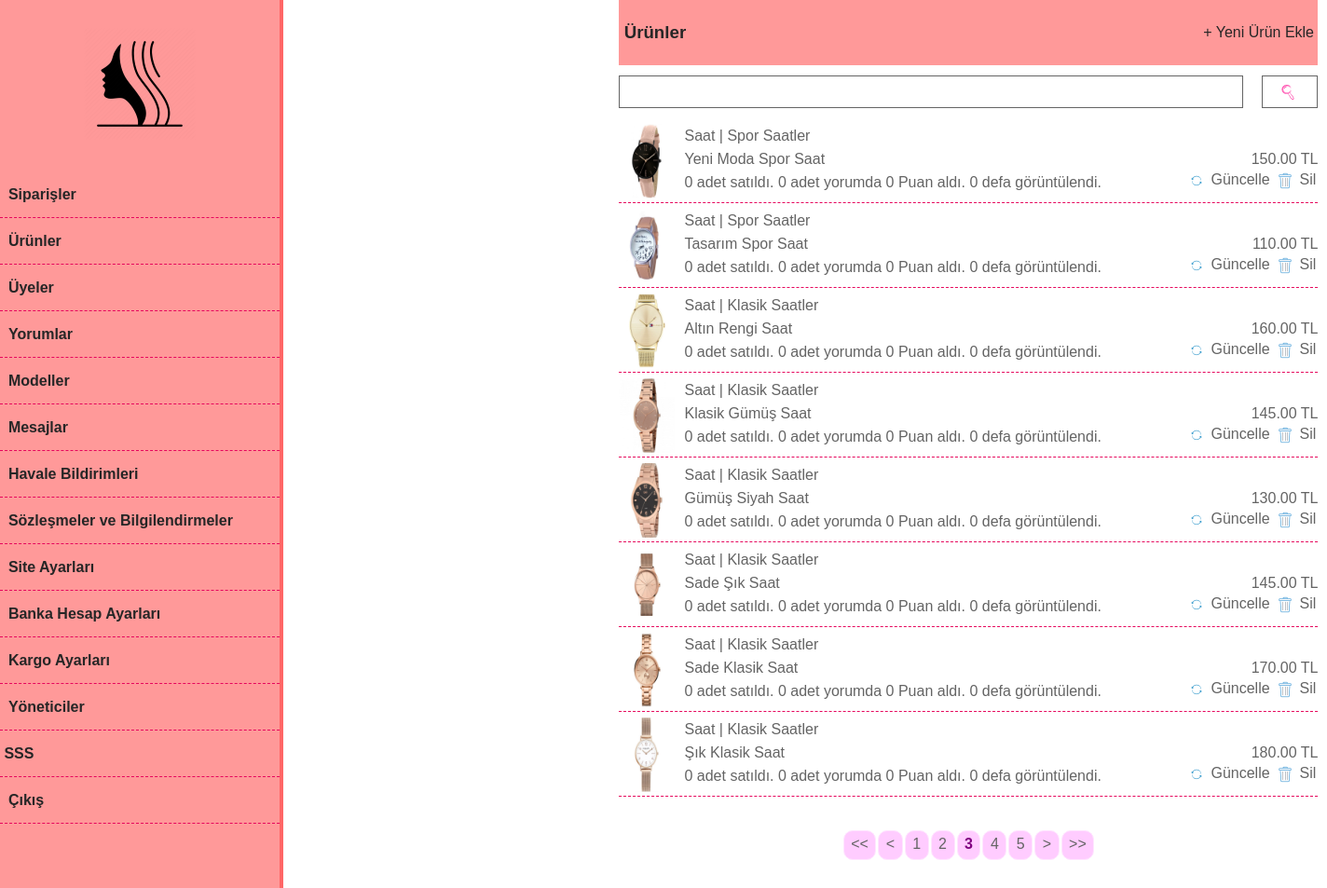
Page /admin/index.php?skd=0&ski=83&page=3 (signed in) on the committed database.
### tables this page shows
CREATE TABLE `urunler` (
  `id` int(10) UNSIGNED NOT NULL,
  `MenuId` int(10) UNSIGNED NOT NULL,
  `UrunTuru` varchar(100) NOT NULL,
  `UrunAdi` varchar(255) NOT NULL,
  `UrunFiyati` double UNSIGNED NOT NULL,
  `ParaBirimi` char(3) NOT NULL,
  `KdvOrani` int(2) UNSIGNED NOT NULL,
  `UrunAciklamasi` text NOT NULL,
  `KargoUcreti` double UNSIGNED NOT NULL,
  `UrunResmi` varchar(30) NOT NULL,
  `Durumu` tinyint(1) UNSIGNED NOT NULL,
  `StokSayisi` int(10) NOT NULL,
  `ToplamSatisSayisi` int(10) UNSIGNED NOT NULL,
  `YorumSayisi` int(10) UNSIGNED NOT NULL,
  `ToplamYorumPuani` int(10) UNSIGNED NOT NULL,
  `GoruntulenmeSayisi` int(10) UNSIGNED NOT NULL
);

CREATE TABLE `menuler` (
  `id` int(10) UNSIGNED NOT NULL,
  `UrunTuru` varchar(50) NOT NULL,
  `MenuAdi` varchar(30) NOT NULL,
  `UrunSayisi` int(10) NOT NULL
);

### ayarlar/fonksiyonlar.php (called while the page is built, shortened)
<?php
function geriDondur($dondur){
	$geri_dondur			=	htmlspecialchars_decode($dondur, ENT_QUOTES);
	return $geri_dondur;
}
function PageclearChar($deger){
	$digits = preg_replace("/[^0-9]/", "",$deger);
	return $digits;
}
function sayilarifiltrele($filtre){
	$delete_S = trim($filtre);
	$clear_T = strip_tags($delete_S);
	$ineffect = htmlspecialchars($clear_T, ENT_QUOTES);
	$clear_char = PageclearChar($ineffect);
	return $clear_char;
}
function fiyatYaz($deger){
	$yaz	=	number_format($deger, "2", ".", ",");
	return $yaz;
}
?>

### admin/Urunler.php (the view, shortened to what this page needs)
<?php
if(isset($_SESSION["Yonetici"])){
	if(isset($_REQUEST["AramaIcerigi"])){
		$GelenAramaIcerigi	=	filtrele($_REQUEST["AramaIcerigi"]);
		$AramaKosulu		=	 " AND UrunAdi LIKE '%" . $GelenAramaIcerigi . "%' ";
		$SayfalamaKosulu	=	"&AramaIcerigi=" . $GelenAramaIcerigi;
	}else{
		$AramaKosulu		=	"";
		$SayfalamaKosulu	=	"";
	}
	$SayfalamaIcinSolVeSagButonSayisi		=	2;
	$SayfaBasinaGosterilecekKayitSayisi		=	8;
	$ToplamKayitSayisiSorgusu				=	$db_baglantisi->prepare("SELECT * FROM urunler WHERE Durumu = ? $AramaKosulu ORDER BY id DESC");
	$ToplamKayitSayisiSorgusu->execute([1]);
	$ToplamKayitSayisiSorgusu				=	$ToplamKayitSayisiSorgusu->rowCount();
	$SayfalamayaBaslanacakKayitSayisi		=	($Sayfalama*$SayfaBasinaGosterilecekKayitSayisi)-$SayfaBasinaGosterilecekKayitSayisi;
	$BulunanSayfaSayisi						=	ceil($ToplamKayitSayisiSorgusu/$SayfaBasinaGosterilecekKayitSayisi);
?>
<table width="750" align="right" valign="top" border="0" cellpadding="0" cellspacing="0" style="margin-left: 360px;">
	<tr height="70">
		<td width="560" bgcolor="#ff9999" style="color: #262626;" align="left"><h3>&nbsp;Ürünler</h3></td>
		<td width="200" bgcolor="#ff9999" align="right"><a href="index.php?skd=0&ski=84" style="color: #262626; text-decoration: none;">+ Yeni Ürün Ekle&nbsp;</a></td>
	</tr>
	<tr height="10">
		<td colspan="2" style="font-size: 10px;">&nbsp;</td>
	</tr>
	<tr>
		<td colspan="2"><table width="750" align="right" border="0" cellpadding="0" cellspacing="0">
			<tr>
				<td><div class="Arama"><form action="index.php?skd=0&ski=83" method="post">
					<div class="AramaButon">
						<input type="submit" value="" class="AramaButonuURL">
					</div>
					<div class="AramaInput">
						<input type="text" name="AramaIcerigi" class="AramaInputuIci">
					</div>
				</form></div></td>
			</tr>
		</table></td>
	</tr>
	<tr height="10">
		<td colspan="2" style="font-size: 10px;">&nbsp;</td>
	</tr>
	<?php
	$UrunlerSorgusu		=	$db_baglantisi->prepare("SELECT * FROM urunler WHERE Durumu = ? $AramaKosulu ORDER BY id DESC LIMIT $SayfalamayaBaslanacakKayitSayisi, $SayfaBasinaGosterilecekKayitSayisi");
	$UrunlerSorgusu->execute([1]);
	$UrunlerSayisi			=	$UrunlerSorgusu->rowCount();
	$UrunlerKayitlari		=	$UrunlerSorgusu->fetchAll(PDO::FETCH_ASSOC);
	if($UrunlerSayisi>0){
		foreach($UrunlerKayitlari as $Urunler){
			$UrununMenuSorgusu		=	$db_baglantisi->prepare("SELECT * FROM menuler WHERE id = ? LIMIT 1");
			$UrununMenuSorgusu->execute([geriDondur($Urunler["MenuId"])]);
			$UrunMenuKaydi			=	$UrununMenuSorgusu->fetch(PDO::FETCH_ASSOC);
			if($Urunler["UrunTuru"] == "Kolye"){
				$ResimKlasoru	=	"kolyeler";
			}elseif($Urunler["UrunTuru"] == "Küpe"){
				$ResimKlasoru	=	"kupeler";
			}elseif($Urunler["UrunTuru"] == "Bileklik"){
				$ResimKlasoru	=	"bileklikler";
			}elseif($Urunler["UrunTuru"] == "Yüzük"){
				$ResimKlasoru	=	"yuzukler";
			}elseif($Urunler["UrunTuru"] == "Saat"){
				$ResimKlasoru	=	"saatler";
			}elseif($Urunler["UrunTuru"] == "Gözlük"){
				$ResimKlasoru	=	"gozlukler";
			}
	?>
	<tr height="80">
		<td colspan="2" style="border-bottom: 1px dashed #e6005c;" valign="top"><table width="750" align="right" border="0" cellpadding="0" cellspacing="0">
      <td style="font-size: 5px;">&nbsp;</td>
			<tr>
				<td width="60" valign="top"><img src="../urunler/<?php echo $ResimKlasoru; ?>/<?php echo geriDondur($Urunler["UrunResmi"]); ?>" border="0" width="60" height="80"></td>
				<td width="10">&nbsp;</td>
				<td width="680" valign="top"><table width="680" align="right" border="0" cellpadding="0" cellspacing="0">
					<tr height="25">
						<td colspan="2"><?php echo geriDondur($Urunler["UrunTuru"]); ?> | <?php echo geriDondur($UrunMenuKaydi["MenuAdi"]); ?></td>
					</tr>
					<tr height="25">
						<td width="580"><?php echo geriDondur($Urunler["UrunAdi"]); ?></td>
						<td width="100" align="right"><?php echo  fiyatYaz(geriDondur($Urunler["UrunFiyati"])); ?> <?php echo geriDondur($Urunler["ParaBirimi"]); ?></td>
					</tr>
					<tr height="25">
						<td width="540"><?php echo geriDondur($Urunler["ToplamSatisSayisi"]); ?> adet satıldı. <?php echo geriDondur($Urunler["YorumSayisi"]); ?> adet yorumda <?php echo geriDondur($Urunler["ToplamYorumPuani"]); ?> Puan aldı. <?php echo geriDondur($Urunler["GoruntulenmeSayisi"]); ?> defa görüntülendi.</td>
						<td width="140" align="right"><table width="140" align="right" border="0" cellpadding="0" cellspacing="0">
							<tr>
								<td width="25" valign="top"><a href="index.php?skd=0&ski=88&ID=<?php echo geriDondur($Urunler["id"]); ?>"><img src="../resimler/guncelle.png" border="0"></a></td>
								<td width="70" valign="top"><a href="index.php?skd=0&ski=88&ID=<?php echo geriDondur($Urunler["id"]); ?>" style="color: #646464; text-decoration: none;">Güncelle</a></td>
								<td width="25" valign="top"><a href="index.php?skd=0&ski=92&ID=<?php echo geriDondur($Urunler["id"]); ?>"><img src="../resimler/sil.png" border="0"></a></td>
								<td width="20" valign="top"><a href="index.php?skd=0&ski=92&ID=<?php echo geriDondur($Urunler["id"]); ?>" style="color: #646464; text-decoration: none;">Sil</a></td>
							</tr>
						</table></td>
					</tr>
				</table></td>
			</tr>
		</table></td>
	</tr>
	<?php
		}
		if($BulunanSayfaSayisi>1){
		?>
	<tr>
		<td colspan="2">&nbsp;</td>
	</tr>
	<tr height="50">
		<td colspan="2" align="center"><div class="Sayfalama">
      <div><br></div>
			<div class="SayfalamaNumara">
				<?php
				if($Sayfalama>1){
					echo "<span class='SayfalamaPasif'><a href='index.php?skd=0&ski=83" . $SayfalamaKosulu . "&page=1'><<</a></span>";
					$SayfalamaIcinSayfaDegeriniBirGeriAl	=	$Sayfalama-1;
					echo "<span class='SayfalamaPasif'><a href='index.php?skd=0&ski=83" . $SayfalamaKosulu . "&page=" . $SayfalamaIcinSayfaDegeriniBirGeriAl . "'><</a></span>";
				}
				for($SayfalamaIcinSayfaIndexDegeri=$Sayfalama-$SayfalamaIcinSolVeSagButonSayisi; $SayfalamaIcinSayfaIndexDegeri<=$Sayfalama+$SayfalamaIcinSolVeSagButonSayisi; $SayfalamaIcinSayfaIndexDegeri++){
					if(($SayfalamaIcinSayfaIndexDegeri>0) and ($SayfalamaIcinSayfaIndexDegeri<=$BulunanSayfaSayisi)){
						if($Sayfalama==$SayfalamaIcinSayfaIndexDegeri){
							echo "<span class='SayfalamaAktif'>" . $SayfalamaIcinSayfaIndexDegeri . "</span>";
						}else{
							echo "<span class='SayfalamaPasif'><a href='index.php?skd=0&ski=83" . $SayfalamaKosulu . "&page=" . $SayfalamaIcinSayfaIndexDegeri . "'> " . $SayfalamaIcinSayfaIndexDegeri . "</a></span>";
						}
					}
				}
				if($Sayfalama!=$BulunanSayfaSayisi){
					$SayfalamaIcinSayfaDegeriniBirIleriAl	=	$Sayfalama+1;
					echo "<span class='SayfalamaPasif'><a href='index.php?skd=0&ski=83" . $SayfalamaKosulu . "&page=" . $SayfalamaIcinSayfaDegeriniBirIleriAl . "'>></a></span>";
					echo "<span class='SayfalamaPasif'><a href='index.php?skd=0&ski=83" . $SayfalamaKosulu . "&page=" . $BulunanSayfaSayisi . "'>>></a></span>";
				}
				?>
			</div>
		</div></td>
	</tr>
		<?php
		}
	}
	?>
</table>
<?php
}else{
	header("Location:index.php?skd=1");
	exit();
}
?>

### ayarlar/Ystyle.css (style rules this page uses)
html, body { height: 100%; width: 100%; margin: 0; padding: 0; border: 0; outline: 0; background: white; color: #646464; font-family: Arial, Helvetica, "Open Sans", "Helvetica Neue", "sans-serif"; font-size: 16px; line-height: 1,5; font-style: normal; font-variant: normal; font-weight: normal; text-decoration: none; }
.Sayfalama { display: block; width: 100%; height: auto; margin: 0; padding: 0; border: 0; outline: 0; text-align: center; text-decoration: none; border-radius: 10px; }
.SayfalamaNumara { display: block; width: 100%; height: auto; margin: 0; padding: 0; border: 0; outline: 0; text-align: center; text-decoration: none; border-radius: 10px; }
.SayfalamaAktif { display: inline-block; width: auto; height: 20px; margin: 0px 1px; margin-bottom: 30px; padding: 5px 7.5px; background: #ffccff; border: 1px solid #ffe6ff; outline: 0; color: #800080; font-weight: bold; text-decoration: none; border-radius: 10px; }
.SayfalamaPasif { display: inline-block; width: auto; height: 20px; margin: 0px 1px; margin-bottom: 30px; padding: 5px 7.5px; background: #ffccff; border: 1px solid #ffe6ff; outline: 0; color: #646464; font-weight: normal; text-decoration: none; border-radius: 10px; }
.SayfalamaPasif a:link, .SayfalamaPasif a:hover, .SayfalamaPasif a:active, .SayfalamaPasif a:visited { color: #646464; text-decoration: none; }
.Arama { display: block; width: 100%; height: 35px; margin: 0; padding: 0; overflow: hidden; border: 0; outline: 0; vertical-align: top; }
.AramaButon { display: inline-block; float: right; width: 60px; height: 35px; margin: 0; padding: 0; overflow: hidden; border: 0; outline: 0; text-align: left; }
.AramaInput { display: inline-block; float: right; width: calc(100% - 60px); height: 35px; margin: 0; padding: 0; overflow: hidden; border: 0; outline: 0; text-align: left; }
.AramaButonuURL { display: block; width: 60px; height: 35px; margin: 0; padding: 0; border: 1px solid #646464; outline: 0; background: url(../Resimler/AramaButonu.png); background-repeat: no-repeat; background-position: center left 19px; }
.AramaInputuIci { display: block; float: left; width: calc(100% - 42px); height: 33px; margin: 0; padding: 0; padding-left: 10px; padding-right: 10px; border: 1px solid #646464; outline: 0; text-align: left; }

### rows in the picture
urunler: UrunResmi (picture), UrunTuru "Saat", menuler.MenuAdi "Spor Saatler", UrunAdi "Yeni Moda Spor Saat", UrunFiyati "150.00", ParaBirimi "TL", ToplamSatisSayisi "0", YorumSayisi "0", ToplamYorumPuani "0", GoruntulenmeSayisi "0"
urunler: UrunResmi (picture), UrunTuru "Saat", menuler.MenuAdi "Spor Saatler", UrunAdi "Tasarım Spor Saat", UrunFiyati "110.00", ParaBirimi "TL", ToplamSatisSayisi "0", YorumSayisi "0", ToplamYorumPuani "0", GoruntulenmeSayisi "0"
urunler: UrunResmi (picture), UrunTuru "Saat", menuler.MenuAdi "Klasik Saatler", UrunAdi "Altın Rengi Saat", UrunFiyati "160.00", ParaBirimi "TL", ToplamSatisSayisi "0", YorumSayisi "0", ToplamYorumPuani "0", GoruntulenmeSayisi "0"
urunler: UrunResmi (picture), UrunTuru "Saat", menuler.MenuAdi "Klasik Saatler", UrunAdi "Klasik Gümüş Saat", UrunFiyati "145.00", ParaBirimi "TL", ToplamSatisSayisi "0", YorumSayisi "0", ToplamYorumPuani "0", GoruntulenmeSayisi "0"
urunler: UrunResmi (picture), UrunTuru "Saat", menuler.MenuAdi "Klasik Saatler", UrunAdi "Gümüş Siyah Saat", UrunFiyati "130.00", ParaBirimi "TL", ToplamSatisSayisi "0", YorumSayisi "0", ToplamYorumPuani "0", GoruntulenmeSayisi "0"
urunler: UrunResmi (picture), UrunTuru "Saat", menuler.MenuAdi "Klasik Saatler", UrunAdi "Sade Şık Saat", UrunFiyati "145.00", ParaBirimi "TL", ToplamSatisSayisi "0", YorumSayisi "0", ToplamYorumPuani "0", GoruntulenmeSayisi "0"
urunler: UrunResmi (picture), UrunTuru "Saat", menuler.MenuAdi "Klasik Saatler", UrunAdi "Sade Klasik Saat", UrunFiyati "170.00", ParaBirimi "TL", ToplamSatisSayisi "0", YorumSayisi "0", ToplamYorumPuani "0", GoruntulenmeSayisi "0"
urunler: UrunResmi (picture), UrunTuru "Saat", menuler.MenuAdi "Klasik Saatler", UrunAdi "Şık Klasik Saat", UrunFiyati "180.00", ParaBirimi "TL", ToplamSatisSayisi "0", YorumSayisi "0", ToplamYorumPuani "0", GoruntulenmeSayisi "0"
